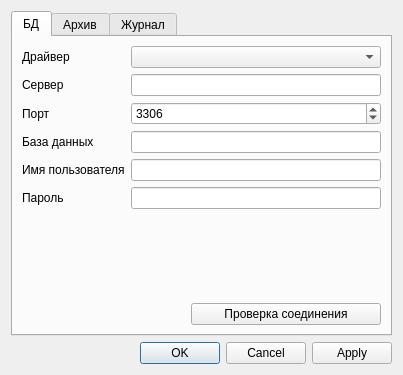
<?xml version="1.0" encoding="UTF-8"?>
<ui version="4.0">
 <class>ApplicationSettingsDialog</class>
 <widget class="QDialog" name="ApplicationSettingsDialog">
  <property name="geometry">
   <rect>
    <x>0</x>
    <y>0</y>
    <width>400</width>
    <height>375</height>
   </rect>
  </property>
  <property name="windowTitle">
   <string>Dialog</string>
  </property>
  <layout class="QVBoxLayout" name="verticalLayout">
   <item>
    <widget class="QTabWidget" name="tabWidget">
     <property name="currentIndex">
      <number>0</number>
     </property>
     <widget class="QWidget" name="databasePage">
      <attribute name="title">
       <string>БД</string>
      </attribute>
      <layout class="QFormLayout" name="formLayout_3">
       <item row="0" column="0">
        <widget class="QLabel" name="pluginLabel">
         <property name="text">
          <string>Драйвер</string>
         </property>
        </widget>
       </item>
       <item row="1" column="0">
        <widget class="QLabel" name="hostLabel">
         <property name="text">
          <string>Сервер</string>
         </property>
        </widget>
       </item>
       <item row="1" column="1">
        <widget class="QLineEdit" name="hostEdit"/>
       </item>
       <item row="2" column="0">
        <widget class="QLabel" name="portLabel">
         <property name="text">
          <string>Порт</string>
         </property>
        </widget>
       </item>
       <item row="2" column="1">
        <widget class="QSpinBox" name="portSpinBox">
         <property name="minimum">
          <number>1</number>
         </property>
         <property name="maximum">
          <number>65535</number>
         </property>
         <property name="value">
          <number>3306</number>
         </property>
        </widget>
       </item>
       <item row="3" column="0">
        <widget class="QLabel" name="databaseLabel">
         <property name="text">
          <string>База данных</string>
         </property>
        </widget>
       </item>
       <item row="3" column="1">
        <widget class="QLineEdit" name="databaseEdit"/>
       </item>
       <item row="4" column="0">
        <widget class="QLabel" name="userLabel">
         <property name="text">
          <string>Имя пользователя</string>
         </property>
        </widget>
       </item>
       <item row="4" column="1">
        <widget class="QLineEdit" name="userEdit"/>
       </item>
       <item row="5" column="0">
        <widget class="QLabel" name="passwordLabel">
         <property name="text">
          <string>Пароль</string>
         </property>
        </widget>
       </item>
       <item row="5" column="1">
        <widget class="QLineEdit" name="passwordEdit">
         <property name="echoMode">
          <enum>QLineEdit::EchoMode::Password</enum>
         </property>
        </widget>
       </item>
       <item row="6" column="1">
        <spacer name="verticalSpacer">
         <property name="orientation">
          <enum>Qt::Orientation::Vertical</enum>
         </property>
         <property name="sizeHint" stdset="0">
          <size>
           <width>249</width>
           <height>40</height>
          </size>
         </property>
        </spacer>
       </item>
       <item row="7" column="1">
        <layout class="QHBoxLayout" name="horizontalLayout">
         <item>
          <spacer name="horizontalSpacer">
           <property name="orientation">
            <enum>Qt::Orientation::Horizontal</enum>
           </property>
           <property name="sizeHint" stdset="0">
            <size>
             <width>40</width>
             <height>20</height>
            </size>
           </property>
          </spacer>
         </item>
         <item>
          <widget class="QPushButton" name="testConnectionButton">
           <property name="sizePolicy">
            <sizepolicy hsizetype="Fixed" vsizetype="Fixed">
             <horstretch>0</horstretch>
             <verstretch>0</verstretch>
            </sizepolicy>
           </property>
           <property name="minimumSize">
            <size>
             <width>190</width>
             <height>0</height>
            </size>
           </property>
           <property name="maximumSize">
            <size>
             <width>190</width>
             <height>16777215</height>
            </size>
           </property>
           <property name="text">
            <string>Проверка соединения</string>
           </property>
          </widget>
         </item>
        </layout>
       </item>
       <item row="0" column="1">
        <widget class="QComboBox" name="pluginComboBox">
         <property name="sizePolicy">
          <sizepolicy hsizetype="Expanding" vsizetype="Fixed">
           <horstretch>0</horstretch>
           <verstretch>0</verstretch>
          </sizepolicy>
         </property>
        </widget>
       </item>
      </layout>
     </widget>
     <widget class="QWidget" name="archivePage">
      <attribute name="title">
       <string>Архив</string>
      </attribute>
      <layout class="QFormLayout" name="formLayout_2">
       <item row="0" column="0">
        <widget class="QLabel" name="archiveDirectoryLabel">
         <property name="text">
          <string>Каталог</string>
         </property>
        </widget>
       </item>
       <item row="0" column="1">
        <widget class="QLineEdit" name="archiveDirectoryEdit"/>
       </item>
       <item row="1" column="1">
        <spacer name="verticalSpacer_3">
         <property name="orientation">
          <enum>Qt::Orientation::Vertical</enum>
         </property>
         <property name="sizeHint" stdset="0">
          <size>
           <width>308</width>
           <height>246</height>
          </size>
         </property>
        </spacer>
       </item>
      </layout>
     </widget>
     <widget class="QWidget" name="logPage">
      <attribute name="title">
       <string>Журнал</string>
      </attribute>
      <layout class="QFormLayout" name="formLayout">
       <item row="0" column="0">
        <widget class="QLabel" name="logDirectoryLabel">
         <property name="text">
          <string>Каталог</string>
         </property>
        </widget>
       </item>
       <item row="0" column="1">
        <widget class="QLineEdit" name="logDirectoryEdit"/>
       </item>
       <item row="1" column="1">
        <spacer name="verticalSpacer_2">
         <property name="orientation">
          <enum>Qt::Orientation::Vertical</enum>
         </property>
         <property name="sizeHint" stdset="0">
          <size>
           <width>308</width>
           <height>246</height>
          </size>
         </property>
        </spacer>
       </item>
      </layout>
     </widget>
    </widget>
   </item>
   <item>
    <widget class="QDialogButtonBox" name="buttonBox">
     <property name="orientation">
      <enum>Qt::Orientation::Horizontal</enum>
     </property>
     <property name="standardButtons">
      <set>QDialogButtonBox::StandardButton::Apply|QDialogButtonBox::StandardButton::Cancel|QDialogButtonBox::StandardButton::Ok</set>
     </property>
     <property name="centerButtons">
      <bool>false</bool>
     </property>
    </widget>
   </item>
  </layout>
 </widget>
 <resources/>
 <connections>
  <connection>
   <sender>buttonBox</sender>
   <signal>accepted()</signal>
   <receiver>ApplicationSettingsDialog</receiver>
   <slot>accept()</slot>
   <hints>
    <hint type="sourcelabel">
     <x>248</x>
     <y>254</y>
    </hint>
    <hint type="destinationlabel">
     <x>157</x>
     <y>274</y>
    </hint>
   </hints>
  </connection>
  <connection>
   <sender>buttonBox</sender>
   <signal>rejected()</signal>
   <receiver>ApplicationSettingsDialog</receiver>
   <slot>reject()</slot>
   <hints>
    <hint type="sourcelabel">
     <x>316</x>
     <y>260</y>
    </hint>
    <hint type="destinationlabel">
     <x>286</x>
     <y>274</y>
    </hint>
   </hints>
  </connection>
 </connections>
</ui>
